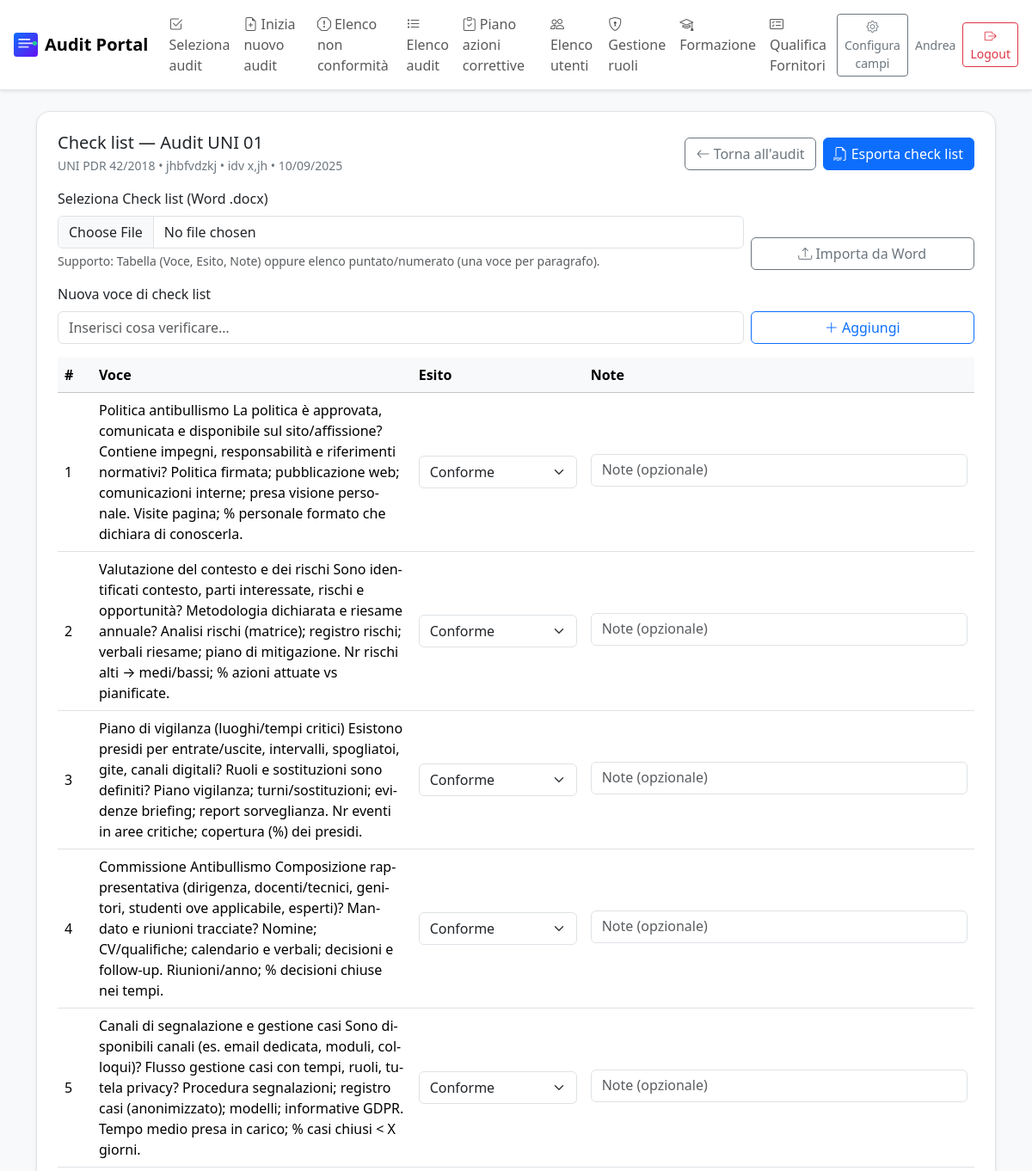
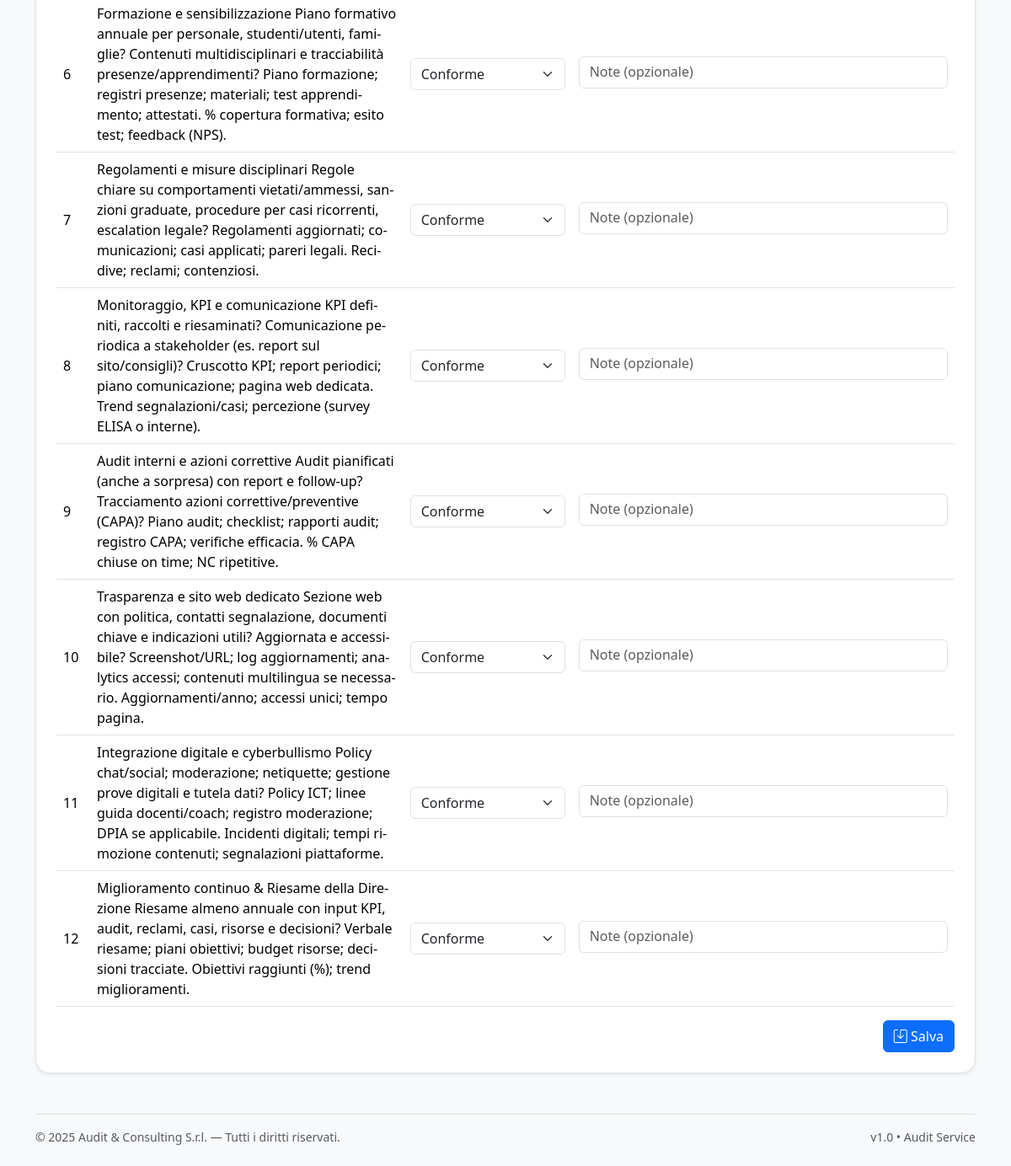
Screenshot of /audits/2/checklist (signed in) with the database file from the repository (2 pictures, top to bottom).
### app.py (models this page shows, shortened)
    class User(db.Model, UserMixin):
        __tablename__ = "users"
        id = db.Column(db.Integer, primary_key=True)
        name = db.Column(db.String(120), nullable=False)
        email = db.Column(db.String(255), unique=True, nullable=False)
        password_hash = db.Column(db.String(255), nullable=False)
        role = db.Column(db.String(20), nullable=False, default="junior")  # 'supervisor' | 'admin' | 'junior'
        requested_role = db.Column(db.String(20), nullable=True)           # richiesta di promozione
        def is_supervisor(self) -> bool:
            return self.role == "supervisor"

### models.py (models this page shows, shortened)
class Audit(db.Model):
    __tablename__ = "audits"
    id = db.Column(db.Integer, primary_key=True)
    titolo = db.Column(db.String(200), nullable=False)
    codice = db.Column(db.String(50), unique=True, nullable=False)
    data_audit = db.Column(db.Date, nullable=False)
    cliente = db.Column(db.String(200), nullable=True)
    sede = db.Column(db.String(200), nullable=True)
    norma = db.Column(db.String(100), nullable=True)  # es: ISO 9001, ISO 37001, UNI/PdR 125
    stato = db.Column(db.String(50), default="In corso")  # In corso, Chiuso, Pianificato
    extra = db.Column(db.Text, nullable=True)  # JSON string per campi dinamici
    created_at = db.Column(db.DateTime, default=datetime.utcnow)
    non_conformita = db.relationship("NonConformita", backref="audit", cascade="all, delete-orphan")
    azioni = db.relationship("AzioneCorrettiva", backref="audit", cascade="all, delete-orphan")

class ChecklistItem(db.Model):
    __tablename__ = "checklist_items"
    id = db.Column(db.Integer, primary_key=True)
    audit_id = db.Column(db.Integer, db.ForeignKey("audits.id"), nullable=False)
    descrizione = db.Column(db.String(500), nullable=False)
    esito = db.Column(db.String(20), default="Aperta")  # Conforme, Non conforme, Non applicabile, Aperta (default)
    ordine = db.Column(db.Integer, default=0)
    note = db.Column(db.Text, nullable=True)
    audit = db.relationship("Audit", backref=db.backref("checklist", cascade="all, delete-orphan"))

### app.py (the view, shortened to what this page needs)
    @app.route("/audits/<int:audit_id>/checklist", methods=["GET","POST"])
    @login_required
    def audit_checklist(audit_id):
        a = Audit.query.get_or_404(audit_id)
        items = ChecklistItem.query.filter_by(audit_id=audit_id).order_by(ChecklistItem.ordine.asc(), ChecklistItem.id.asc()).all()
        return render_template("checklist.html", a=a, items=items)

### templates/checklist.html (shortened to what this page needs)
{% extends "base.html" %}
{% block content %}
  <div class="bg-white rounded-4 shadow-sm border p-4">
    <div class="d-flex align-items-center justify-content-between gap-2 flex-wrap mb-3">
      <div>
        <h1 class="h5 mb-1">Check list — Audit {{ a.codice }}</h1>
        <div class="text-secondary small">{{ a.titolo }} • {{ a.cliente or "—" }} • {{ a.sede or "—" }} • {{ a.data_audit.strftime("%d/%m/%Y") }}</div>
      </div>
      <div class="d-flex gap-2">
        <a class="btn btn-outline-secondary" href="{{ url_for('audit_detail', audit_id=a.id) }}"><i class="bi bi-arrow-left"></i> Torna all'audit</a>
        <a class="btn btn-primary" href="{{ url_for('export_checklist', audit_id=a.id) }}"><i class="bi bi-filetype-pdf"></i> Esporta check list</a>
      </div>
    </div>
    <form method="post" enctype="multipart/form-data" class="row g-2 align-items-end mb-3">
      <div class="col-md-9">
        <label class="form-label">Seleziona Check list (Word .docx)</label>
        <input type="file" class="form-control" name="docx" accept=".docx">
        <div class="form-text">Supporto: Tabella (Voce, Esito, Note) oppure elenco puntato/numerato (una voce per paragrafo).</div>
      </div>
      <div class="col-md-3">
        <button class="btn btn-outline-secondary w-100"><i class="bi bi-upload"></i> Importa da Word</button>
      </div>
    </form>
    <form method="post" class="row g-2 align-items-end mb-3">
      <div class="col-md-9">
        <label class="form-label">Nuova voce di check list</label>
        <input type="text" class="form-control" name="descrizione" placeholder="Inserisci cosa verificare…">
      </div>
      <div class="col-md-3">
        <button class="btn btn-outline-primary w-100"><i class="bi bi-plus-lg"></i> Aggiungi</button>
      </div>
    </form>
    <form method="post" id="frmChecklist">
      <div class="table-responsive">
        <table class="table align-middle table-fixed">
          <colgroup>
            <col style="width: 40px;">
            <col style="width: 45%;">
            <col style="width: 200px;">
            <col style="width: 55%;">
          </colgroup>
          <thead class="table-light">
            <tr>
              <th style="width:40px;">#</th>
              <th class="voce-col">Voce</th>
              <th style="width:200px;">Esito</th>
              <th class="note-col">Note</th>
            </tr>
          </thead>
          <tbody>
            {% for it in items %}
              {% set is_nc = (it.esito == 'Non conforme') %}
              <tr>
                <td>{{ loop.index }}</td>
                <td class="voce-col">{{ it.descrizione }}</td>
                <td>
                  <select class="form-select esito" name="esito_{{ it.id }}">
                    <option value="Conforme" {% if it.esito=='Conforme' %}selected{% endif %}>Conforme</option>
                  </select>
                </td>
                <td class="note-col">
                  <textarea
                    class="form-control note-field"
                    name="note_{{ it.id }}"
                    rows="1"
                    placeholder="Note (opzionale)"
                  >{{ it.note or '' }}</textarea>
                </td>
              </tr>
            {% else %}
              <tr><td colspan="4" class="text-center text-secondary">Nessuna voce in check list. Aggiungi la prima qui sopra.</td></tr>
            {% endfor %}
          </tbody>
        </table>
      </div>
      <div class="d-flex justify-content-end gap-2">
        <button class="btn btn-primary"><i class="bi bi-save"></i> Salva</button>
      </div>
    </form>
  </div>
{% endblock %}

### templates/base.html (shortened to what this page needs)
{% set APP_NAME = config.APP_NAME if config.APP_NAME else "Audit Portal" %}
<!doctype html>
<html lang="it">
  <head>
    <link href="https://cdn.jsdelivr.net/npm/bootstrap@5.3.3/dist/css/bootstrap.min.css" rel="stylesheet">
    <link href="https://cdn.jsdelivr.net/npm/bootstrap-icons@1.11.3/font/bootstrap-icons.css" rel="stylesheet">
    <link href="{{ url_for('static', filename='custom.css') }}" rel="stylesheet">
  </head>
  <body class="bg-light">
    <nav class="navbar navbar-expand-lg bg-white border-bottom shadow-sm sticky-top">
      <div class="container-fluid px-3">
        <a class="navbar-brand d-flex align-items-center gap-2" href="{{ url_for('index') }}">
          {% if config.COMPANY_LOGO %}
            <img src="{{ config.COMPANY_LOGO }}" alt="logo" height="28">
          {% endif %}
          <span class="fw-semibold">{{ APP_NAME }}</span>
        </a>
        <div class="collapse navbar-collapse" id="navMain">
          <ul class="navbar-nav me-auto mb-2 mb-lg-0">
            {% if current_user.is_authenticated %}
              {% if current_user.is_supervisor() or current_user.is_admin() %}
                <li class="nav-item"><a class="nav-link" href="{{ url_for('select_audit') }}"><i class="bi bi-check2-square me-1"></i>Seleziona audit</a></li>
                <li class="nav-item"><a class="nav-link" href="{{ url_for('new_audit') }}"><i class="bi bi-file-earmark-plus me-1"></i>Inizia nuovo audit</a></li>
                <li class="nav-item"><a class="nav-link" href="{{ url_for('list_ncs') }}"><i class="bi bi-exclamation-octagon me-1"></i>Elenco non conformità</a></li>
              {% endif %}
              <li class="nav-item"><a class="nav-link" href="{{ url_for('list_audits') }}"><i class="bi bi-list-task me-1"></i>Elenco audit</a></li>
              <li class="nav-item"><a class="nav-link" href="{{ url_for('actions_plan') }}"><i class="bi bi-clipboard-check me-1"></i>Piano azioni correttive</a></li>
              {% if current_user.is_supervisor() %}
                <li class="nav-item"><a class="nav-link" href="{{ url_for('users_list') }}"><i class="bi bi-people me-1"></i>Elenco utenti</a></li>
                <li class="nav-item"><a class="nav-link" href="{{ url_for('manage_users') }}"><i class="bi bi-shield-lock me-1"></i>Gestione ruoli</a></li>
              {% endif %}
            {% endif %}
              <li class="nav-item"><a class="nav-link" href="{{ url_for('training.index') }}"><i class="bi bi-mortarboard me-1"></i>Formazione</a></li>
              <li class="nav-item"><a class="nav-link" href="{{ url_for('suppliers.index') }}"><i class="bi bi-card-checklist me-1"></i>Qualifica Fornitori</a></li>
</ul>
          <div class="d-flex align-items-center gap-2">
            {% if current_user.is_authenticated %}
              {% if current_user.is_supervisor() or current_user.is_admin() %}
                <a class="btn btn-outline-secondary btn-sm" href="{{ url_for('config_campi_audit') }}">
                  <i class="bi bi-gear"></i> Configura campi
                </a>
              {% endif %}
              <span class="small text-secondary d-none d-md-inline">{{ current_user.name }}</span>
              <a class="btn btn-outline-danger btn-sm" href="{{ url_for('logout') }}"><i class="bi bi-box-arrow-right"></i> Logout</a>
            {% else %}
              <a class="btn btn-primary btn-sm" href="{{ url_for('login') }}">Login</a>
              <a class="btn btn-outline-primary btn-sm" href="{{ url_for('register') }}">Registrati</a>
            {% endif %}
          </div>
        </div>
      </div>
    </nav>
    <main class="container py-4">
      {% block content %}{% endblock %}
    </main>
    <footer class="container py-4 small text-muted">
      <div class="d-flex justify-content-between border-top pt-3">
        <div>© {{ now.year }} {{ config.Audit_Consulting or "Audit & Consulting S.r.l." }} — Tutti i diritti riservati.</div>
        <div class="d-none d-md-block">v1.0 • Audit Service</div>
      </div>
    </footer>
  </body>
</html>

### static/custom.css (style rules this page uses)
.navbar-brand img { display:inline-block; height:28px; }

### templates/checklist.html (style rules this page uses)
.note-field { overflow-x: hidden; overflow-y: hidden; resize: none; min-height: 2.25rem; line-height: 1.4; max-height: 14rem; width: 100%; box-sizing: border-box; }
.voce-col { white-space: normal; word-break: break-word; overflow-wrap: break-word; word-wrap: break-word; hyphens: auto; }
th.voce-col, td.voce-col { width: 45%; min-width: 24ch; }
th.note-col, td.note-col { min-width: 28ch; width: 55%; }
.table-fixed { table-layout: fixed; }
table.table-fixed { width: 100%; }
.table-fixed th, .table-fixed td { overflow: hidden; text-overflow: ellipsis; }

### rows the page displays
User: name "Andrea"
Audit: codice "UNI 01", titolo "UNI PDR 42/2018", cliente "jhbfvdzkj", sede "idv x,jh", data_audit "10/09/2025"
ChecklistItem: descrizione "Politica antibullismo La politica è approvata, comunicata e disponibile sul sito/affissione? Contiene impegni, responsabilità e riferimenti normativi? Politica firmata; pubblicazione web; comunicazioni interne; presa visione personale. Visite pagina; % personale formato che dichiara di conoscerla.", id "Conforme", id "Note (opzionale)"
ChecklistItem: descrizione "Valutazione del contesto e dei rischi Sono identificati contesto, parti interessate, rischi e opportunità? Metodologia dichiarata e riesame annuale? Analisi rischi (matrice); registro rischi; verbali riesame; piano di mitigazione. Nr rischi alti → medi/bassi; % azioni attuate vs pianificate.", id "Conforme", id "Note (opzionale)"
ChecklistItem: descrizione "Piano di vigilanza (luoghi/tempi critici) Esistono presidi per entrate/uscite, intervalli, spogliatoi, gite, canali digitali? Ruoli e sostituzioni sono definiti? Piano vigilanza; turni/sostituzioni; evidenze briefing; report sorveglianza. Nr eventi in aree critiche; copertura (%) dei presidi.", id "Conforme", id "Note (opzionale)"
ChecklistItem: descrizione "Commissione Antibullismo Composizione rappresentativa (dirigenza, docenti/tecnici, genitori, studenti ove applicabile, esperti)? Mandato e riunioni tracciate? Nomine; CV/qualifiche; calendario e verbali; decisioni e follow-up. Riunioni/anno; % decisioni chiuse nei tempi.", id "Conforme", id "Note (opzionale)"
ChecklistItem: descrizione "Canali di segnalazione e gestione casi Sono disponibili canali (es. email dedicata, moduli, colloqui)? Flusso gestione casi con tempi, ruoli, tutela privacy? Procedura segnalazioni; registro casi (anonimizzato); modelli; informative GDPR. Tempo medio presa in carico; % casi chiusi < X giorni.", id "Conforme", id "Note (opzionale)"
ChecklistItem: descrizione "Formazione e sensibilizzazione Piano formativo annuale per personale, studenti/utenti, famiglie? Contenuti multidisciplinari e tracciabilità presenze/apprendimenti? Piano formazione; registri presenze; materiali; test apprendimento; attestati. % copertura formativa; esito test; feedback (NPS).", id "Conforme", id "Note (opzionale)"
ChecklistItem: descrizione "Regolamenti e misure disciplinari Regole chiare su comportamenti vietati/ammessi, sanzioni graduate, procedure per casi ricorrenti, escalation legale? Regolamenti aggiornati; comunicazioni; casi applicati; pareri legali. Recidive; reclami; contenziosi.", id "Conforme", id "Note (opzionale)"
ChecklistItem: descrizione "Monitoraggio, KPI e comunicazione KPI definiti, raccolti e riesaminati? Comunicazione periodica a stakeholder (es. report sul sito/consigli)? Cruscotto KPI; report periodici; piano comunicazione; pagina web dedicata. Trend segnalazioni/casi; percezione (survey ELISA o interne).", id "Conforme", id "Note (opzionale)"
ChecklistItem: descrizione "Audit interni e azioni correttive Audit pianificati (anche a sorpresa) con report e follow-up? Tracciamento azioni correttive/preventive (CAPA)? Piano audit; checklist; rapporti audit; registro CAPA; verifiche efficacia. % CAPA chiuse on time; NC ripetitive.", id "Conforme", id "Note (opzionale)"
ChecklistItem: descrizione "Trasparenza e sito web dedicato Sezione web con politica, contatti segnalazione, documenti chiave e indicazioni utili? Aggiornata e accessibile? Screenshot/URL; log aggiornamenti; analytics accessi; contenuti multilingua se necessario. Aggiornamenti/anno; accessi unici; tempo pagina.", id "Conforme", id "Note (opzionale)"
ChecklistItem: descrizione "Integrazione digitale e cyberbullismo Policy chat/social; moderazione; netiquette; gestione prove digitali e tutela dati? Policy ICT; linee guida docenti/coach; registro moderazione; DPIA se applicabile. Incidenti digitali; tempi rimozione contenuti; segnalazioni piattaforme.", id "Conforme", id "Note (opzionale)"
ChecklistItem: descrizione "Miglioramento continuo & Riesame della Direzione Riesame almeno annuale con input KPI, audit, reclami, casi, risorse e decisioni? Verbale riesame; piani obiettivi; budget risorse; decisioni tracciate. Obiettivi raggiunti (%); trend miglioramenti.", id "Conforme", id "Note (opzionale)"

### other values shown
{{ APP_NAME }} "Audit Portal"
{{ config.Audit_Consulting or "Audit & Consulting S.r.l." }} "Audit & Consulting S.r.l."
